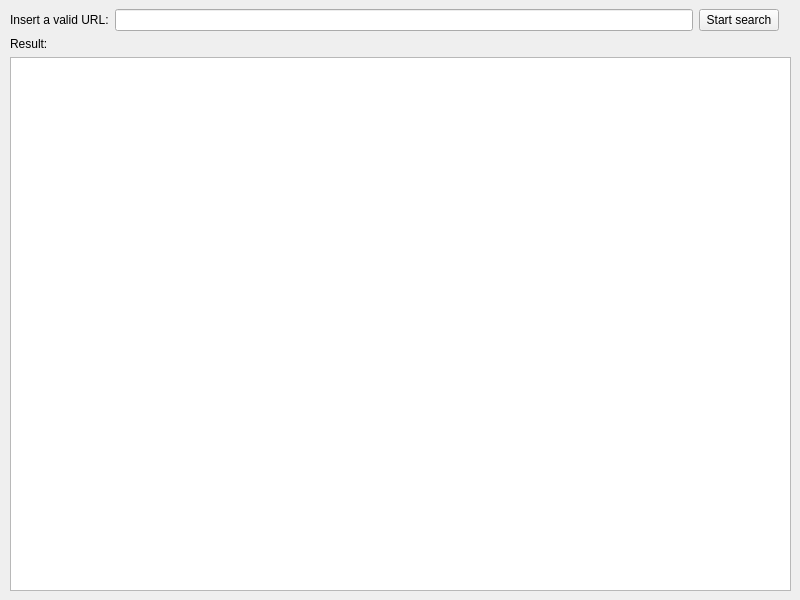
<?xml version="1.0" encoding="UTF-8"?>
<ui version="4.0">
 <class>Ricerca_elementi_in_pagina_web_window</class>
 <widget class="QMainWindow" name="Ricerca_elementi_in_pagina_web_window">
  <property name="geometry">
   <rect>
    <x>0</x>
    <y>0</y>
    <width>800</width>
    <height>600</height>
   </rect>
  </property>
  <property name="windowTitle">
   <string>Search images in web pages</string>
  </property>
  <property name="windowIcon">
   <iconset resource="resource.qrc">
    <normaloff>:/icons/icons/MGrep.ico</normaloff>:/icons/icons/MGrep.ico</iconset>
  </property>
  <widget class="QWidget" name="centralwidget">
   <property name="sizePolicy">
    <sizepolicy hsizetype="Expanding" vsizetype="Expanding">
     <horstretch>0</horstretch>
     <verstretch>0</verstretch>
    </sizepolicy>
   </property>
   <layout class="QGridLayout" name="gridLayout">
    <property name="leftMargin">
     <number>10</number>
    </property>
    <item row="4" column="0">
     <widget class="QLabel" name="l_risultati">
      <property name="text">
       <string>Result:</string>
      </property>
     </widget>
    </item>
    <item row="5" column="0" colspan="6">
     <widget class="QListView" name="o_lst1">
      <property name="editTriggers">
       <set>QAbstractItemView::NoEditTriggers</set>
      </property>
     </widget>
    </item>
    <item row="0" column="2">
     <widget class="QLineEdit" name="e_url"/>
    </item>
    <item row="0" column="0" colspan="2">
     <widget class="QLabel" name="l_url">
      <property name="text">
       <string>Insert a valid URL:</string>
      </property>
      <property name="buddy">
       <cstring>e_url</cstring>
      </property>
     </widget>
    </item>
    <item row="0" column="3">
     <widget class="QPushButton" name="b_url">
      <property name="toolTip">
       <string/>
      </property>
      <property name="statusTip">
       <string/>
      </property>
      <property name="whatsThis">
       <string/>
      </property>
      <property name="text">
       <string>Start search</string>
      </property>
      <property name="icon">
       <iconset resource="resource.qrc">
        <normaloff>:/icons/icons/go.gif</normaloff>:/icons/icons/go.gif</iconset>
      </property>
     </widget>
    </item>
   </layout>
  </widget>
 </widget>
 <tabstops>
  <tabstop>e_url</tabstop>
  <tabstop>o_lst1</tabstop>
 </tabstops>
 <resources>
  <include location="resource.qrc"/>
 </resources>
 <connections>
  <connection>
   <sender>b_url</sender>
   <signal>clicked()</signal>
   <receiver>Ricerca_elementi_in_pagina_web_window</receiver>
   <slot>b_search_slot()</slot>
   <hints>
    <hint type="sourcelabel">
     <x>774</x>
     <y>39</y>
    </hint>
    <hint type="destinationlabel">
     <x>621</x>
     <y>211</y>
    </hint>
   </hints>
  </connection>
 </connections>
 <slots>
  <slot>b_search_slot()</slot>
 </slots>
</ui>
